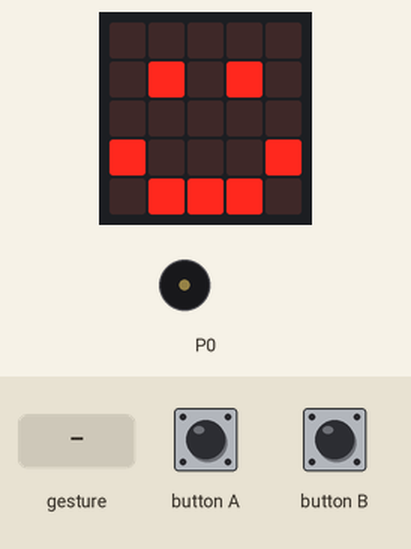
Bench run of a program on a simulated BBC micro:bit (MakeCode). Parts: the board's 5×5 LED display, buzzer (waves = sounding). The inputs (shaded band) are chosen by the test bench. A tilt is held for 1.5 s and a shake lasts 1 s, then the board lies face up again.

Above: at 3.0 s.
3.1 s: gesture 'shake'
At 3.5 s:
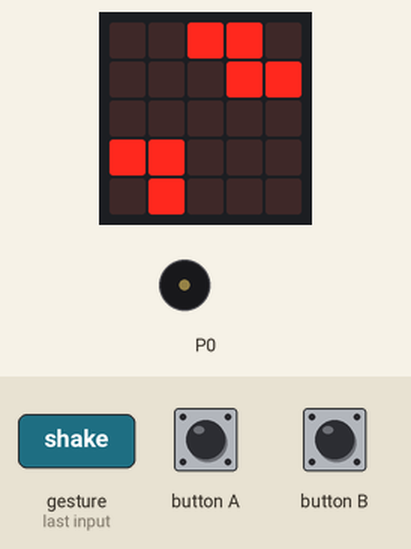
At 16.3 s:
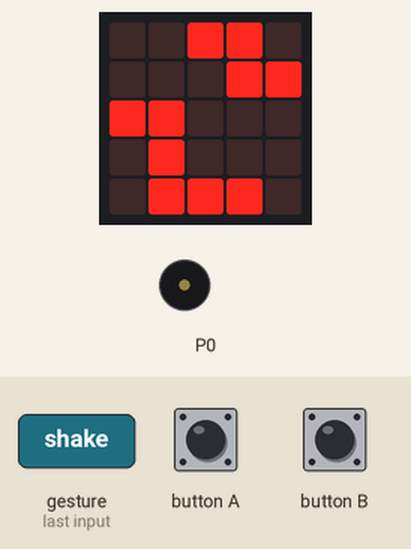
Timing chart, 0 to 16.8 s (numbered marks = the images above; inputs shaded):
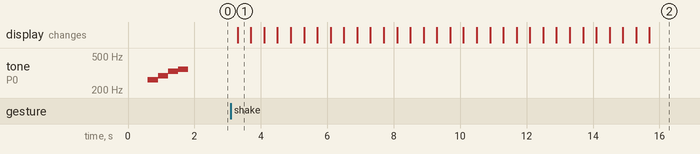

Measured:
- after the input at 3.1 s, the display: changes after 0.20 s (image 1)
- what the display in image 1 shows lasts 0.4 s, from 3.3 s to 3.7 s

The program:

main.ts
```typescript
input.onButtonPressed(Button.A, function () {
    hambre += 10
    basic.showString("¡Delicioso!")
    felicidad += 10
})
input.onGesture(Gesture.Shake, function () {
    for (let index = 0; index < 4; index++) {
        basic.showLeds(`
            . . # # .
            . . . # #
            . . . . .
            # # . . .
            . # . . .
            `)
        basic.showLeds(`
            . . . # #
            . . . . #
            # # . . .
            . # . . .
            . # # # .
            `)
        basic.showLeds(`
            . . . . #
            . # # . .
            . . # . .
            . . # # #
            . . . . .
            `)
        basic.showLeds(`
            . . # # .
            . . . # .
            . . . # #
            # # . . .
            . # # . .
            `)
        basic.showLeds(`
            . . . # .
            . . . # #
            # # . . .
            . # # . .
            . . . . .
            `)
        basic.showLeds(`
            . . . # #
            . . . . .
            . # # . .
            . . # # .
            . . . . .
            `)
        basic.showLeds(`
            . . . . .
            . # # . .
            . . # # .
            . . . . .
            # # . . .
            `)
        basic.showLeds(`
            . . # # .
            . . . # #
            # # . . .
            . # . . .
            . # # # .
            `)
    }
    felicidad += 10
})
input.onButtonPressed(Button.B, function () {
    basic.showLeds(`
        . # . # .
        . . . . .
        # # # # #
        . . . # .
        . . . . #
        `)
    basic.showLeds(`
        . . . . .
        . . . . .
        . . . . .
        . . . . .
        . . . . .
        `)
    images.createBigImage(`
        . . . . . . . . . #
        . . . # # # # # . #
        . # # # # # # # # #
        . . . # # # # # . #
        . . . . . . . . . #
        `).scrollImage(1, 200)
    basic.showLeds(`
        . . . . .
        . . . . .
        . . . . .
        . . . . .
        . . . . .
        `)
    basic.showIcon(IconNames.Skull)
    game.gameOver()
})
let felicidad = 0
let hambre = 0
input.setSoundThreshold(SoundThreshold.Loud, 50)
basic.showIcon(IconNames.Happy)
music.play(music.stringPlayable("C C D D E E F F ", 400), music.PlaybackMode.UntilDone)
hambre += -1
felicidad += -1
```

test.ts
```typescript
// aquí va el archivo "tests"; esto no se compilará cuando este paquete se utilice como una extensión.
```
